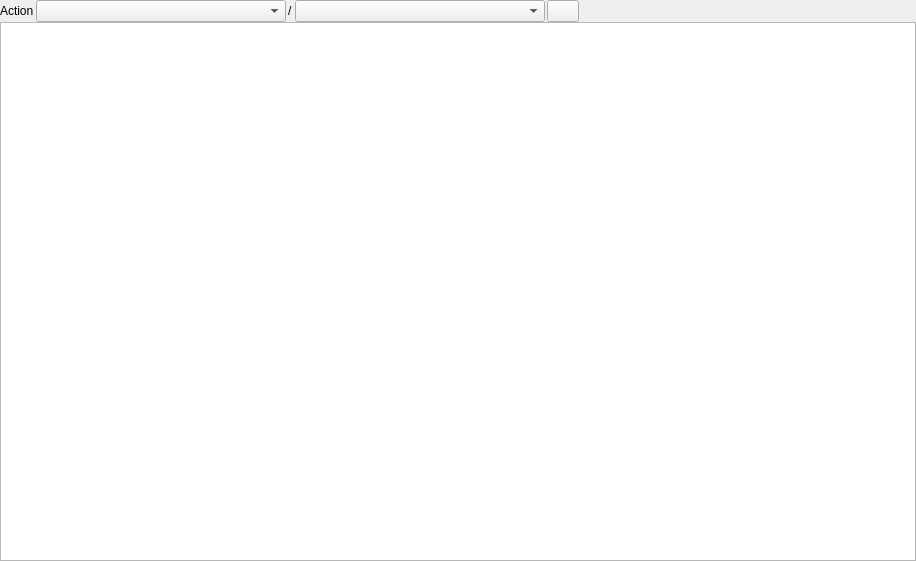
<?xml version="1.0" encoding="UTF-8"?>
<ui version="4.0">
 <class>MessagesWidget</class>
 <widget class="QWidget" name="MessagesWidget">
  <property name="geometry">
   <rect>
    <x>0</x>
    <y>0</y>
    <width>916</width>
    <height>561</height>
   </rect>
  </property>
  <property name="windowTitle">
   <string>Action Introspection</string>
  </property>
  <layout class="QVBoxLayout" name="verticalLayout">
   <property name="margin">
    <number>0</number>
   </property>
   <item>
    <layout class="QVBoxLayout" name="toplayout">
     <property name="spacing">
      <number>0</number>
     </property>
     <item>
      <layout class="QHBoxLayout" name="horizontalLayout">
       <property name="spacing">
        <number>2</number>
       </property>
       <item>
        <widget class="QLabel" name="type_label">
         <property name="text">
          <string>Action</string>
         </property>
        </widget>
       </item>
       <item>
        <widget class="QComboBox" name="_package_combo">
         <property name="minimumSize">
          <size>
           <width>250</width>
           <height>0</height>
          </size>
         </property>
         <property name="toolTip">
          <string>Package</string>
         </property>
         <property name="insertPolicy">
          <enum>QComboBox::InsertAlphabetically</enum>
         </property>
        </widget>
       </item>
       <item>
        <widget class="QLabel" name="label">
         <property name="text">
          <string>/</string>
         </property>
        </widget>
       </item>
       <item>
        <widget class="QComboBox" name="_msgs_combo">
         <property name="minimumSize">
          <size>
           <width>250</width>
           <height>0</height>
          </size>
         </property>
         <property name="toolTip">
          <string>Message Name</string>
         </property>
        </widget>
       </item>
       <item>
        <widget class="QPushButton" name="_add_button">
         <property name="maximumSize">
          <size>
           <width>32</width>
           <height>16777215</height>
          </size>
         </property>
         <property name="toolTip">
          <string>Add Currently Selected Message</string>
         </property>
         <property name="text">
          <string/>
         </property>
        </widget>
       </item>
       <item>
        <spacer name="horizontalSpacer">
         <property name="orientation">
          <enum>Qt::Horizontal</enum>
         </property>
         <property name="sizeHint" stdset="0">
          <size>
           <width>40</width>
           <height>20</height>
          </size>
         </property>
        </spacer>
       </item>
      </layout>
     </item>
     <item>
      <widget class="MessagesTreeView" name="_msgs_tree">
       <property name="toolTip">
        <string>Select a message above and click add to see it in this viewing area.</string>
       </property>
      </widget>
     </item>
    </layout>
   </item>
  </layout>
 </widget>
 <customwidgets>
  <customwidget>
   <class>MessagesTreeView</class>
   <extends>QTreeView</extends>
   <header>rqt_msg.messages_widget</header>
  </customwidget>
 </customwidgets>
 <resources/>
 <connections/>
</ui>
